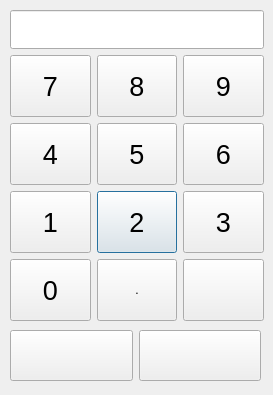
<?xml version="1.0" encoding="UTF-8"?>
<ui version="4.0">
 <class>InputDigitDialog</class>
 <widget class="QDialog" name="InputDigitDialog">
  <property name="geometry">
   <rect>
    <x>0</x>
    <y>0</y>
    <width>273</width>
    <height>395</height>
   </rect>
  </property>
  <property name="windowTitle">
   <string>Dialog</string>
  </property>
  <widget class="QWidget" name="layoutWidget">
   <property name="geometry">
    <rect>
     <x>10</x>
     <y>10</y>
     <width>254</width>
     <height>311</height>
    </rect>
   </property>
   <layout class="QGridLayout" name="gridLayout">
    <item row="3" column="1">
     <widget class="QPushButton" name="btn2">
      <property name="sizePolicy">
       <sizepolicy hsizetype="Minimum" vsizetype="Minimum">
        <horstretch>0</horstretch>
        <verstretch>0</verstretch>
       </sizepolicy>
      </property>
      <property name="font">
       <font>
        <pointsize>20</pointsize>
       </font>
      </property>
      <property name="text">
       <string>2</string>
      </property>
     </widget>
    </item>
    <item row="2" column="2">
     <widget class="QPushButton" name="btn6">
      <property name="sizePolicy">
       <sizepolicy hsizetype="Minimum" vsizetype="Minimum">
        <horstretch>0</horstretch>
        <verstretch>0</verstretch>
       </sizepolicy>
      </property>
      <property name="font">
       <font>
        <pointsize>20</pointsize>
       </font>
      </property>
      <property name="text">
       <string>6</string>
      </property>
     </widget>
    </item>
    <item row="4" column="1">
     <widget class="QPushButton" name="btn_dot">
      <property name="sizePolicy">
       <sizepolicy hsizetype="Minimum" vsizetype="Minimum">
        <horstretch>0</horstretch>
        <verstretch>0</verstretch>
       </sizepolicy>
      </property>
      <property name="text">
       <string>.</string>
      </property>
     </widget>
    </item>
    <item row="1" column="1">
     <widget class="QPushButton" name="btn8">
      <property name="sizePolicy">
       <sizepolicy hsizetype="Minimum" vsizetype="Minimum">
        <horstretch>0</horstretch>
        <verstretch>0</verstretch>
       </sizepolicy>
      </property>
      <property name="font">
       <font>
        <pointsize>20</pointsize>
       </font>
      </property>
      <property name="text">
       <string>8</string>
      </property>
     </widget>
    </item>
    <item row="2" column="0">
     <widget class="QPushButton" name="btn4">
      <property name="sizePolicy">
       <sizepolicy hsizetype="Minimum" vsizetype="Minimum">
        <horstretch>0</horstretch>
        <verstretch>0</verstretch>
       </sizepolicy>
      </property>
      <property name="font">
       <font>
        <pointsize>20</pointsize>
       </font>
      </property>
      <property name="text">
       <string>4</string>
      </property>
     </widget>
    </item>
    <item row="3" column="2">
     <widget class="QPushButton" name="btn3">
      <property name="sizePolicy">
       <sizepolicy hsizetype="Minimum" vsizetype="Minimum">
        <horstretch>0</horstretch>
        <verstretch>0</verstretch>
       </sizepolicy>
      </property>
      <property name="font">
       <font>
        <pointsize>20</pointsize>
       </font>
      </property>
      <property name="text">
       <string>3</string>
      </property>
     </widget>
    </item>
    <item row="3" column="0">
     <widget class="QPushButton" name="btn1">
      <property name="sizePolicy">
       <sizepolicy hsizetype="Minimum" vsizetype="Minimum">
        <horstretch>0</horstretch>
        <verstretch>0</verstretch>
       </sizepolicy>
      </property>
      <property name="font">
       <font>
        <pointsize>20</pointsize>
       </font>
      </property>
      <property name="text">
       <string>1</string>
      </property>
     </widget>
    </item>
    <item row="1" column="0">
     <widget class="QPushButton" name="btn7">
      <property name="sizePolicy">
       <sizepolicy hsizetype="Minimum" vsizetype="Minimum">
        <horstretch>0</horstretch>
        <verstretch>0</verstretch>
       </sizepolicy>
      </property>
      <property name="font">
       <font>
        <pointsize>20</pointsize>
       </font>
      </property>
      <property name="text">
       <string>7</string>
      </property>
     </widget>
    </item>
    <item row="2" column="1">
     <widget class="QPushButton" name="btn5">
      <property name="sizePolicy">
       <sizepolicy hsizetype="Minimum" vsizetype="Minimum">
        <horstretch>0</horstretch>
        <verstretch>0</verstretch>
       </sizepolicy>
      </property>
      <property name="font">
       <font>
        <pointsize>20</pointsize>
       </font>
      </property>
      <property name="text">
       <string>5</string>
      </property>
     </widget>
    </item>
    <item row="4" column="0">
     <widget class="QPushButton" name="btn0">
      <property name="sizePolicy">
       <sizepolicy hsizetype="Minimum" vsizetype="Minimum">
        <horstretch>0</horstretch>
        <verstretch>0</verstretch>
       </sizepolicy>
      </property>
      <property name="font">
       <font>
        <pointsize>20</pointsize>
       </font>
      </property>
      <property name="text">
       <string>0</string>
      </property>
     </widget>
    </item>
    <item row="0" column="0" colspan="3">
     <widget class="QLineEdit" name="txtEdit">
      <property name="font">
       <font>
        <pointsize>20</pointsize>
       </font>
      </property>
     </widget>
    </item>
    <item row="1" column="2">
     <widget class="QPushButton" name="btn9">
      <property name="sizePolicy">
       <sizepolicy hsizetype="Minimum" vsizetype="Minimum">
        <horstretch>0</horstretch>
        <verstretch>0</verstretch>
       </sizepolicy>
      </property>
      <property name="font">
       <font>
        <pointsize>20</pointsize>
       </font>
      </property>
      <property name="text">
       <string>9</string>
      </property>
     </widget>
    </item>
    <item row="4" column="2">
     <widget class="QPushButton" name="btn_del">
      <property name="sizePolicy">
       <sizepolicy hsizetype="Minimum" vsizetype="Minimum">
        <horstretch>0</horstretch>
        <verstretch>0</verstretch>
       </sizepolicy>
      </property>
      <property name="text">
       <string/>
      </property>
      <property name="icon">
       <iconset resource="../resources.qrc">
        <normaloff>:/images/backspace-arrow.png</normaloff>:/images/backspace-arrow.png</iconset>
      </property>
      <property name="iconSize">
       <size>
        <width>24</width>
        <height>24</height>
       </size>
      </property>
     </widget>
    </item>
   </layout>
  </widget>
  <widget class="QWidget" name="">
   <property name="geometry">
    <rect>
     <x>10</x>
     <y>330</y>
     <width>251</width>
     <height>51</height>
    </rect>
   </property>
   <layout class="QHBoxLayout" name="horizontalLayout">
    <item>
     <widget class="QPushButton" name="btnOk">
      <property name="sizePolicy">
       <sizepolicy hsizetype="Minimum" vsizetype="Minimum">
        <horstretch>0</horstretch>
        <verstretch>0</verstretch>
       </sizepolicy>
      </property>
      <property name="text">
       <string/>
      </property>
      <property name="icon">
       <iconset resource="../resources.qrc">
        <normaloff>:/images/ok.png</normaloff>:/images/ok.png</iconset>
      </property>
      <property name="iconSize">
       <size>
        <width>32</width>
        <height>32</height>
       </size>
      </property>
     </widget>
    </item>
    <item>
     <widget class="QPushButton" name="btnCancel">
      <property name="sizePolicy">
       <sizepolicy hsizetype="Minimum" vsizetype="Minimum">
        <horstretch>0</horstretch>
        <verstretch>0</verstretch>
       </sizepolicy>
      </property>
      <property name="text">
       <string/>
      </property>
      <property name="icon">
       <iconset resource="../resources.qrc">
        <normaloff>:/images/delete.png</normaloff>:/images/delete.png</iconset>
      </property>
      <property name="iconSize">
       <size>
        <width>32</width>
        <height>32</height>
       </size>
      </property>
     </widget>
    </item>
   </layout>
  </widget>
 </widget>
 <resources>
  <include location="../resources.qrc"/>
 </resources>
 <connections/>
</ui>
